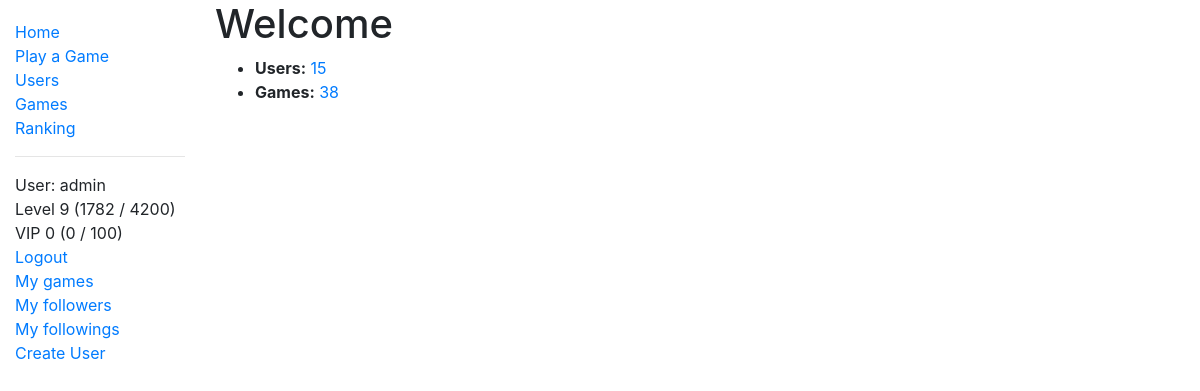
The page /two_zero_four_eight/ (signed in) on the database as committed earlier.
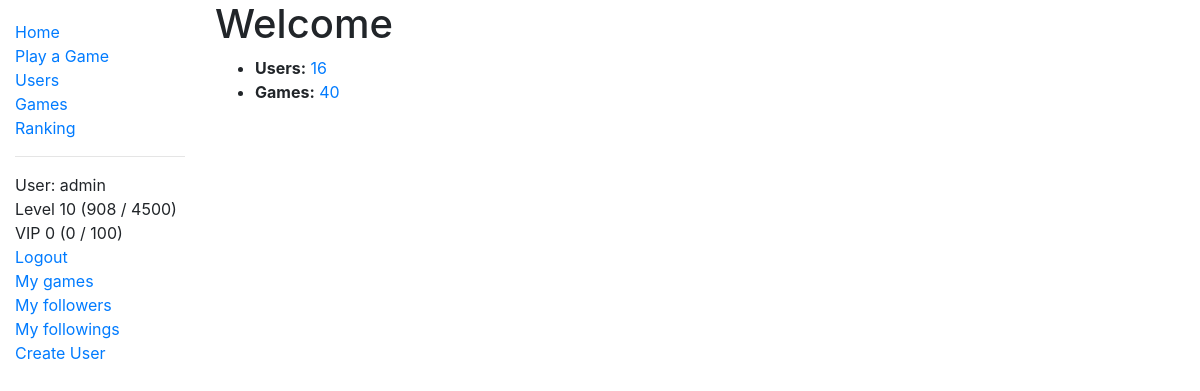
The same page on the database as committed later.
### two_zero_four_eight/models.py (models this page shows, shortened)
class User(AbstractUser):
    game_played = models.IntegerField(verbose_name='Number of Games Played', default=0)
    best_game = models.OneToOneField('Game', on_delete=models.CASCADE, null=True, blank=True)
    highest_score = models.PositiveIntegerField(verbose_name='Highest Score', null=True, blank=True)
    experience = models.IntegerField(verbose_name='Experience', default=0)
    money_deposited = models.IntegerField(verbose_name='Money Deposited', default=0)
    num_follower = models.IntegerField(verbose_name='Followers', default=0)
    num_following = models.IntegerField(verbose_name='Followings', default=0)
    class Meta:
        ordering = ['date_joined']
    @property
    def level(self):
        return binary_search(number=self.experience, array=experience_table)
    @property
    def level_string(self):
        return 'Level ' + status_string(level=self.level, experience=self.experience, table=experience_table)
    @property
    def vip_level(self):
        return binary_search(number=self.money_deposited, array=vip_table)
    @property
    def vip_level_string(self):
        return 'VIP ' + status_string(level=self.vip_level, experience=self.money_deposited, table=vip_table)

### two_zero_four_eight/views.py (the view)
# urls.py: path('', views.index, name='index'),
def index(request):
    num_users = User.objects.all().count()
    num_games = Game.objects.all().count()
    context = {
        'num_users': num_users,
        'num_games': num_games,
    }
    return render(request, 'index.html', context=context)

### two_zero_four_eight/models.py (called while the page is built)
def binary_search(array, number):
    hi = len(array)
    lo = 0
    while hi > lo:
        mid = lo + int((hi - lo + 1) / 2)
        if array[mid] <= number:
            lo = mid
        else:
            hi = mid - 1
    return lo

def status_string(level, experience, table):
    return str(level) + ' (' + str(experience - table[level]) + ' / ' + str(table[level + 1] - table[level]) + ')'

### two_zero_four_eight/templates/index.html
{% extends "base_generic.html" %}
{% block content %}
  <h1>Welcome</h1>
  <ul>
    <li><strong>Users:</strong> <a href="{% url 'users'%}">{{ num_users }}</a></li>
    <li><strong>Games:</strong> <a href="{% url 'games'%}">{{ num_games }}</a></li>
  </ul>
{% endblock %}

### two_zero_four_eight/templates/base_generic.html (shortened to what this page needs)
<!DOCTYPE html>
<html lang="en">
<head>
  <link rel="stylesheet" href="https://stackpath.bootstrapcdn.com/bootstrap/4.1.3/css/bootstrap.min.css">
  {% load bootstrap_pagination %}
  <link rel="stylesheet" href="{% static 'css/styles.css' %}">
</head>
<body>
  <div class="container-fluid">
    <div class="row">
      <div class="col-sm-2">
      {% block sidebar %}
        <ul class="sidebar-nav">
          <li><a href="{% url 'index' %}">Home</a></li>
          <li><a href="{% url 'play-game' %}">Play a Game</a></li>
          <li><a href="{% url 'users' %}">Users</a></li>
          <li><a href="{% url 'games' %}">Games</a></li>
          <li><a href="{% url 'user-rank' %}">Ranking</a></li>
          <hr/>
          {% if user.is_authenticated %}
          <li>User: {{ user.get_username }}</li>
          <li>{{ user.level_string }}</li>
          <li>{{ user.vip_level_string }}</li>
          <li><a href="{% url 'logout'%}?next={{request.path}}">Logout</a></li>
          <li><a href="{% url 'user-game' user.id %}">My games</a></li>
          <li><a href="{% url 'user-follower' %}">My followers</a></li>
          <li><a href="{% url 'user-following' %}">My followings</a></li>
          {% if user.is_staff %} <li><a href="{% url 'new-user' %}">Create User</a></li> {% endif %}
          {% else %}
             <li><a href="{% url 'login'%}?next={{request.path}}">Login</a></li>
          {% endif %}
        </ul>
     {% endblock %}
      </div>
      <div class="col-sm-10 ">
          {% block content %}{% endblock %}
      </div>
    </div>
  </div>
</body>
</html>

Rows that differ between the two databases and show on the page:
changed User "admin": level_string "Level 9 (1782 / 4200)" → "Level 10 (908 / 4500)"
Other text that changed with them:
{{ num_users }}: "15" → "16"
{{ num_games }}: "38" → "40"
